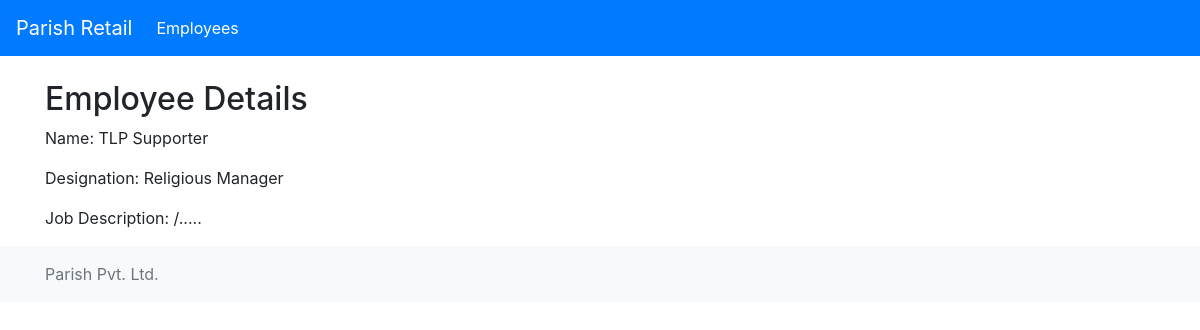
The page /Employees/employee/2/ on the database its author committed.
### Employees/models.py (models this page shows, shortened)
class Employee(models.Model):
    name = models.CharField(max_length=50)
    Last_name = models.CharField(max_length=50)
    CNIC = models.IntegerField()
    designation = models.CharField(max_length=50)
    JobDescription = models.TextField(max_length=300)
    Holiday = models.CharField(max_length=10)
    Salary = models.IntegerField()
    holiday_group = models.CharField(max_length =10)

### Employees/views.py (the view)
# urls.py: path('employee/<int:pk>/', EmployeeDetailView.as_view(), name='employee_detail'),
class EmployeeDetailView(DetailView):
    model = Employee
    context_object_name = 'employee'
    template_name = 'employee_detail.html'

### Employees/templates/employee_detail.html
{% extends 'base.html' %}
{% block content %}
<h2>Employee Details</h2>
<div>
    <p>Name: {{ employee.name }}</p>
    <p>Designation: {{ employee.designation }}</p>
    <p>Job Description: {{ employee.JobDescription }}</p>
</div>
{% endblock %}

### rows shown on the page
Employee: name "TLP Supporter", designation "Religious Manager", JobDescription "/....."
